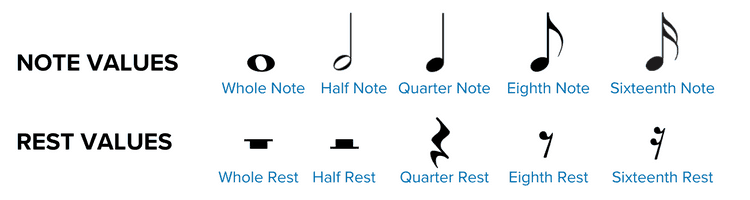
#> input picture length_types/Notes_and_Rests.png, 750 x 200 px
$ python test.py
#> lines starting #> are read from the running program, lines starting #| are printed output that depends on the picture
import cv2 as cv
# import imutils
import glob, os
import numpy as np
import time


def create_template_image(filename, new_filename, x1, y1, x2, y2):
#> called with filename = 'Notes_and_Rests.png', new_filename = '../rest_types/sixteenth_rest.png', x1 = 643, y1 = 120, x2 = 673, y2 = 165
    image = cv.imread(filename)
#> image is the input picture: shape (200, 750, 3); mean B, G, R 245.3, 244.1, 242.2

    cv.imshow("showing", image[y1:y2, x1:x2])
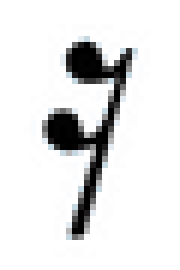
#> window 'showing': shape (45, 30, 3) (shown 6 times larger); mean B, G, R 228.1, 227.8, 227.5
    cv.waitKey()

    cv.imwrite(new_filename, image[y1:y2, x1:x2])


def find_fill_contours(gray_sheet_music):
    gray_sheet_music_new = gray_sheet_music.copy()

    fc = cv.findContours(gray_sheet_music_new, cv.RETR_EXTERNAL, cv.CHAIN_APPROX_SIMPLE)
    contours = fc[0] if len(fc) == 2 else fc[1]

    closed_contours = []
    for contour in contours:
        if cv.contourArea(contour) > cv.arcLength(contour, True):
            print("Found closed contour")
            closed_contours.append(contour)
        else:
            print("Not a closed contour")

    for contour in contours:
        cv.drawContours(gray_sheet_music_new, [contour], 0, (255, 255, 255), -1)

    cv.imshow("contoured_image", gray_sheet_music_new)
    cv.waitKey()


if __name__ == "__main__":
    create_template_image("Notes_and_Rests.png", "../rest_types/sixteenth_rest.png", 643, 120, 673, 165)
